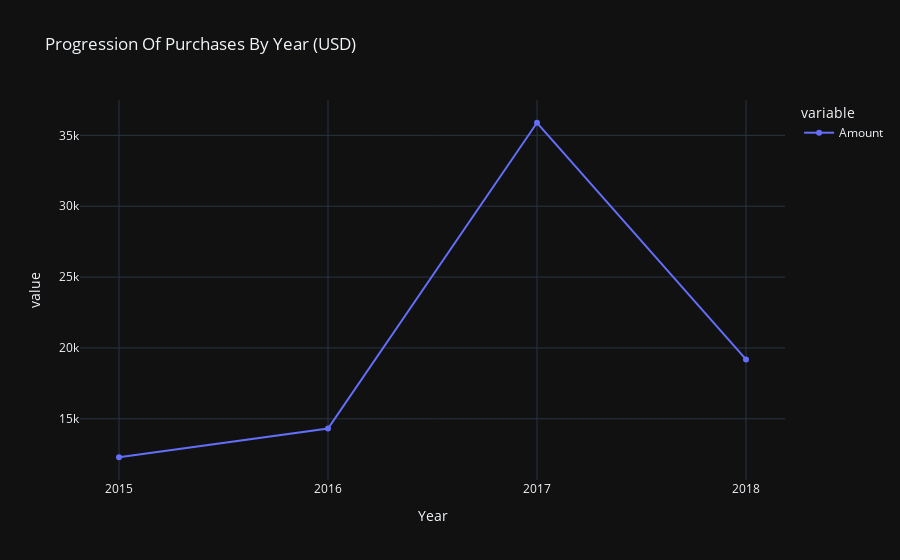

Notebook source saved alongside this figure:
### Code cell
#On vient de terminer la partie de distrubition
#On fonce maintenat dans les depences
#Progression des montants par an
data_amount_year=data.groupby('Year')['Amount'].sum().sort_index().round(2)
fig=px.line(data_frame=data_amount_year,
            title='Progression Of Purchases By Year (USD)',
            template='plotly_dark',
            markers=True)
fig.show()

### Figure 1 — Plotly figure (JSON) as saved in the notebook; plotly's stock layout.template omitted (floating-point values rounded to 4 significant figures)
{"data": [{"hovertemplate": "variable=Amount<br>Year=%{x}<br>value=%{y}<extra></extra>", "legendgroup": "Amount", "line": {"color": "#636efa", "dash": "solid"}, "marker": {"symbol": "circle"}, "mode": "lines+markers", "name": "Amount", "orientation": "v", "showlegend": true, "type": "scatter", "x": ["2015", "2016", "2017", "2018"], "xaxis": "x", "y": [12290.0, 14320.0, 35890.0, 19190.0], "yaxis": "y"}], "layout": {"legend": {"title": {"text": "variable"}, "tracegroupgap": 0}, "title": {"text": "Progression Of Purchases By Year (USD)"}, "xaxis": {"anchor": "y", "domain": [0, 1], "title": {"text": "Year"}}, "yaxis": {"anchor": "x", "domain": [0, 1], "title": {"text": "value"}}}}
